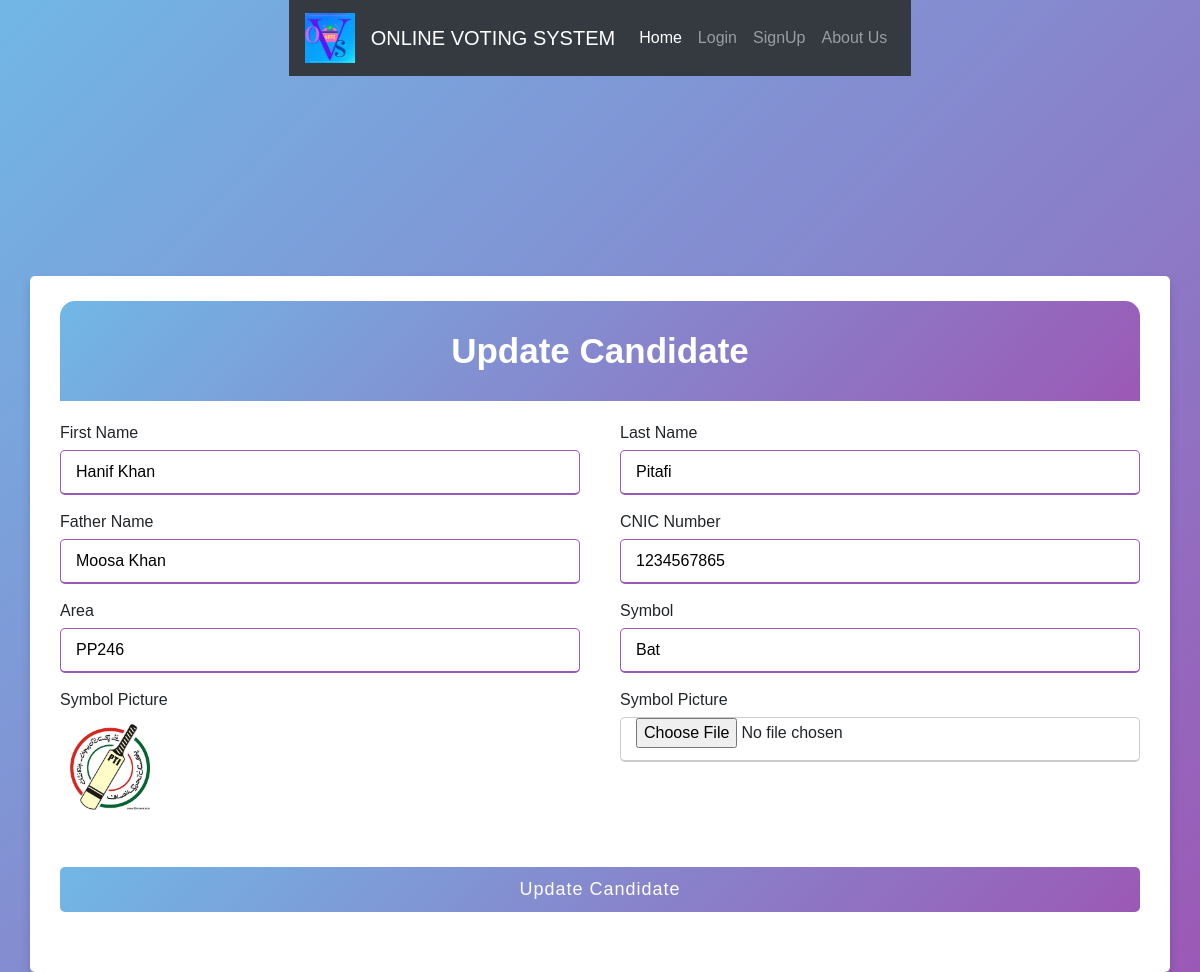
The page /update_candidate.php?updatecandidate=1 on the database its author committed.
### tables this page shows
CREATE TABLE `candidates` (
  `id` int(11) NOT NULL,
  `first_name` varchar(255) NOT NULL,
  `last_name` varchar(255) NOT NULL,
  `father_name` varchar(255) NOT NULL,
  `cnic` varchar(255) NOT NULL,
  `area` varchar(255) NOT NULL,
  `symbol` varchar(255) NOT NULL,
  `symbol_image` varchar(255) NOT NULL
);

### update_candidate.php (the view, shortened to what this page needs)
<?php include 'header.php'; ?>
<!DOCTYPE html>
<html lang="en">
<head>
    <link rel="stylesheet" href="style.css">
</head>
<body>
<?php
require_once "header.php";
if(isset($_GET['updatecandidate'])) {
	$id_candidate = $_GET ['updatecandidate'];
    $query_selection = mysqli_query($connect,"SELECT * from candidates WHERE id='$id_candidate'");
    while($profile_candidate = mysqli_fetch_assoc($query_selection)){
?>
<div class="container"  style="margin-top:200px; margin-left:auto; margin-right:auto">
      <div class="title">Update Candidate</div>
      <div class="content">
        <form action="update_cadidate_action.php" method="POST" enctype="multipart/form-data">
          <div class="user-details">
            <div class="input-box">
              <span class="details">First Name</span>
              <input type="text" required name="first_name_update" value="<?php echo $profile_candidate['first_name']; ?>">
            </div>
            <div class="input-box">
              <span class="details">Last Name</span>
              <input type="text" required name="last_name_update" value="<?php echo $profile_candidate['last_name']; ?>">
            </div>
            <div class="input-box">
              <span class="details">Father Name</span>
              <input type="text" required name="father_name_update" value="<?php echo $profile_candidate['father_name']; ?>">
            </div>
            <div class="input-box">
              <span class="details">CNIC Number</span>
              <input type="text" required name="cnic_update" value="<?php echo $profile_candidate['cnic']; ?>">
            </div>
            <div class="input-box">
              <span class="details">Area</span>
              <input type="text" required name="area_update" value="<?php echo $profile_candidate['area']; ?>">
            </div>
            <div class="input-box">
              <span class="details">Symbol</span>
              <input type="text" required name="symbol_update" value="<?php echo $profile_candidate['symbol']; ?>">
            </div>
            <div class="input-box">
              <span class="details">Symbol Picture</span>
              <img name="oldsymbol_pic" src="<?php echo $profile_candidate['symbol_image']; ?>" height="100px" width="100px">
            </div>
            <div class="input-box">
              <span class="details">Symbol Picture</span>
              <input type="file" name="upsymbol_pic" accept="image/*" required>
            </div>
          </div>
          <div class="button">
          <input type="submit" value="Update Candidate" name="candidate_update">
        </div>
        </form>
      </div>
    </div>
<?php }}?>

### style.css (style rules this page uses)
body { font-family: "Times New Roman", Times, serif; }
* { margin: 0; padding: 0; box-sizing: border-box; font-family: 'Poppins', sans-serif; }
html,body { width: 100%; place-items: center; background: linear-gradient(135deg, #71b7e6, #9b59b6); }
.container { background-color: #fff; padding: 25px 30px; border-radius: 5px; box-shadow: 0 5px 10px rgba(0,0,0,0.15); }
.container .title { font-size: 35px; font-weight: 600; text-align: center; line-height: 100px; color: #fff; user-select: none; border-radius: 15px 15px 0 0; background: linear-gradient(135deg, #71b7e6, #9b59b6); }
.container .title::before { content: ""; position: absolute; left: 0; bottom: 0; height:0px; border-radius: 5px; background: linear-gradient(135deg, #71b7e6, #9b59b6); }
.content form .user-details { display: flex; flex-wrap: wrap; justify-content: space-between; margin: 20px 0 12px 0; }
form .user-details .input-box { margin-bottom: 15px; width: calc(100% / 2 - 20px); }
form .input-box span.details { display: block; font-weight: 500; margin-bottom: 5px; }
.user-details .input-box input { height: 45px; width: 100%; outline: none; font-size: 16px; border-radius: 5px; padding-left: 15px; border: 1px solid #ccc; border-bottom-width: 2px; transition: all 0.3s ease; }
.user-details .input-box input:focus, .user-details .input-box input:valid { border-color: #9b59b6; }
form .button { height: 45px; margin: 35px 0 }
form .button input { height: 100%; width: 100%; border-radius: 5px; border: none; color: #fff; font-size: 18px; font-weight: 500; letter-spacing: 1px; cursor: pointer; transition: all 0.3s ease; background: linear-gradient(135deg, #71b7e6, #9b59b6); }

### header.php (style rules this page uses)
body { font-family: "Times New Roman", Times, serif; }

### rows shown on the page
candidates: first_name_update "Hanif Khan", last_name_update "Pitafi", father_name_update "Moosa Khan", cnic_update "1234567865", area_update "PP246", symbol_update "Bat", symbol_image (picture)
